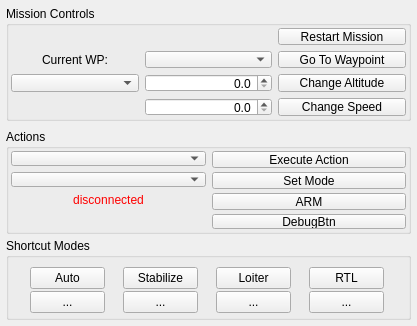
<?xml version="1.0" encoding="UTF-8"?>
<ui version="4.0">
 <class>UASActionsWidget</class>
 <widget class="QWidget" name="UASActionsWidget">
  <property name="geometry">
   <rect>
    <x>0</x>
    <y>0</y>
    <width>417</width>
    <height>326</height>
   </rect>
  </property>
  <property name="windowTitle">
   <string>Form</string>
  </property>
  <layout class="QVBoxLayout" name="verticalLayout">
   <property name="leftMargin">
    <number>6</number>
   </property>
   <property name="topMargin">
    <number>6</number>
   </property>
   <property name="rightMargin">
    <number>6</number>
   </property>
   <property name="bottomMargin">
    <number>6</number>
   </property>
   <item>
    <widget class="QGroupBox" name="missionGroupBox">
     <property name="enabled">
      <bool>true</bool>
     </property>
     <property name="minimumSize">
      <size>
       <width>0</width>
       <height>115</height>
      </size>
     </property>
     <property name="maximumSize">
      <size>
       <width>16777215</width>
       <height>125</height>
      </size>
     </property>
     <property name="title">
      <string>Mission Controls</string>
     </property>
     <layout class="QHBoxLayout" name="horizontalLayout">
      <property name="leftMargin">
       <number>2</number>
      </property>
      <property name="topMargin">
       <number>2</number>
      </property>
      <property name="rightMargin">
       <number>2</number>
      </property>
      <property name="bottomMargin">
       <number>2</number>
      </property>
      <item>
       <layout class="QGridLayout" name="gridLayout">
        <property name="sizeConstraint">
         <enum>QLayout::SetMaximumSize</enum>
        </property>
        <item row="0" column="2">
         <widget class="QPushButton" name="restartMissionButton">
          <property name="minimumSize">
           <size>
            <width>0</width>
            <height>17</height>
           </size>
          </property>
          <property name="text">
           <string>Restart Mission</string>
          </property>
         </widget>
        </item>
        <item row="2" column="0">
         <widget class="QComboBox" name="altitudeTypeComboBox">
          <property name="minimumSize">
           <size>
            <width>0</width>
            <height>14</height>
           </size>
          </property>
         </widget>
        </item>
        <item row="2" column="1">
         <widget class="QDoubleSpinBox" name="altitudeDoubleSpinBox">
          <property name="alignment">
           <set>Qt::AlignRight|Qt::AlignTrailing|Qt::AlignVCenter</set>
          </property>
          <property name="decimals">
           <number>1</number>
          </property>
          <property name="maximum">
           <double>1000.000000000000000</double>
          </property>
         </widget>
        </item>
        <item row="2" column="2">
         <widget class="QPushButton" name="changeAltitudeButton">
          <property name="minimumSize">
           <size>
            <width>0</width>
            <height>17</height>
           </size>
          </property>
          <property name="text">
           <string>Change Altitude</string>
          </property>
         </widget>
        </item>
        <item row="3" column="1">
         <widget class="QDoubleSpinBox" name="speedDoubleSpinBox">
          <property name="alignment">
           <set>Qt::AlignRight|Qt::AlignTrailing|Qt::AlignVCenter</set>
          </property>
          <property name="decimals">
           <number>1</number>
          </property>
         </widget>
        </item>
        <item row="3" column="2">
         <widget class="QPushButton" name="changeSpeedButton">
          <property name="minimumSize">
           <size>
            <width>0</width>
            <height>17</height>
           </size>
          </property>
          <property name="text">
           <string>Change Speed</string>
          </property>
         </widget>
        </item>
        <item row="1" column="1">
         <widget class="QComboBox" name="waypointListComboBox">
          <property name="minimumSize">
           <size>
            <width>0</width>
            <height>14</height>
           </size>
          </property>
         </widget>
        </item>
        <item row="1" column="2">
         <widget class="QPushButton" name="goToWaypointButton">
          <property name="minimumSize">
           <size>
            <width>0</width>
            <height>17</height>
           </size>
          </property>
          <property name="text">
           <string>Go To Waypoint</string>
          </property>
         </widget>
        </item>
        <item row="1" column="0">
         <widget class="QLabel" name="currentWaypointLabel">
          <property name="minimumSize">
           <size>
            <width>0</width>
            <height>17</height>
           </size>
          </property>
          <property name="text">
           <string>Current WP:</string>
          </property>
          <property name="alignment">
           <set>Qt::AlignCenter</set>
          </property>
         </widget>
        </item>
       </layout>
      </item>
     </layout>
    </widget>
   </item>
   <item>
    <widget class="QGroupBox" name="actionsGroupBox">
     <property name="enabled">
      <bool>true</bool>
     </property>
     <property name="sizePolicy">
      <sizepolicy hsizetype="Preferred" vsizetype="Minimum">
       <horstretch>0</horstretch>
       <verstretch>0</verstretch>
      </sizepolicy>
     </property>
     <property name="minimumSize">
      <size>
       <width>0</width>
       <height>105</height>
      </size>
     </property>
     <property name="maximumSize">
      <size>
       <width>16777215</width>
       <height>100</height>
      </size>
     </property>
     <property name="title">
      <string>Actions</string>
     </property>
     <layout class="QHBoxLayout" name="horizontalLayout_2">
      <property name="leftMargin">
       <number>2</number>
      </property>
      <property name="topMargin">
       <number>2</number>
      </property>
      <property name="rightMargin">
       <number>2</number>
      </property>
      <property name="bottomMargin">
       <number>2</number>
      </property>
      <item>
       <layout class="QGridLayout" name="gridLayout_2">
        <item row="0" column="0">
         <widget class="QComboBox" name="actionComboBox"/>
        </item>
        <item row="2" column="1">
         <widget class="QPushButton" name="armDisarmButton">
          <property name="minimumSize">
           <size>
            <width>0</width>
            <height>17</height>
           </size>
          </property>
          <property name="maximumSize">
           <size>
            <width>16777215</width>
            <height>30</height>
           </size>
          </property>
          <property name="text">
           <string>ARM</string>
          </property>
         </widget>
        </item>
        <item row="1" column="1">
         <widget class="QPushButton" name="setModeButton">
          <property name="minimumSize">
           <size>
            <width>0</width>
            <height>17</height>
           </size>
          </property>
          <property name="maximumSize">
           <size>
            <width>16777215</width>
            <height>16777215</height>
           </size>
          </property>
          <property name="text">
           <string>Set Mode</string>
          </property>
         </widget>
        </item>
        <item row="0" column="1">
         <widget class="QPushButton" name="exeActionButton">
          <property name="minimumSize">
           <size>
            <width>0</width>
            <height>17</height>
           </size>
          </property>
          <property name="maximumSize">
           <size>
            <width>16777215</width>
            <height>30</height>
           </size>
          </property>
          <property name="text">
           <string>Execute Action</string>
          </property>
         </widget>
        </item>
        <item row="1" column="0">
         <widget class="QComboBox" name="modeComboBox">
          <property name="sizePolicy">
           <sizepolicy hsizetype="Preferred" vsizetype="Fixed">
            <horstretch>0</horstretch>
            <verstretch>0</verstretch>
           </sizepolicy>
          </property>
          <property name="minimumSize">
           <size>
            <width>0</width>
            <height>0</height>
           </size>
          </property>
         </widget>
        </item>
        <item row="2" column="0">
         <widget class="QLabel" name="armedStatuslabel">
          <property name="sizePolicy">
           <sizepolicy hsizetype="Preferred" vsizetype="Minimum">
            <horstretch>0</horstretch>
            <verstretch>0</verstretch>
           </sizepolicy>
          </property>
          <property name="minimumSize">
           <size>
            <width>0</width>
            <height>17</height>
           </size>
          </property>
          <property name="styleSheet">
           <string notr="true">QLabel {
	font: 75 14pt &quot;Lucida Grande&quot;;
}</string>
          </property>
          <property name="text">
           <string>&lt;html&gt;&lt;head/&gt;&lt;body&gt;&lt;p&gt;&lt;span style=&quot; color:#ff0000;&quot;&gt;disconnected&lt;/span&gt;&lt;/p&gt;&lt;/body&gt;&lt;/html&gt;</string>
          </property>
          <property name="alignment">
           <set>Qt::AlignHCenter|Qt::AlignTop</set>
          </property>
         </widget>
        </item>
        <item row="3" column="1">
         <widget class="QPushButton" name="debugBtn">
          <property name="text">
           <string>DebugBtn</string>
          </property>
         </widget>
        </item>
       </layout>
      </item>
     </layout>
    </widget>
   </item>
   <item>
    <widget class="QGroupBox" name="shortcutGroupBox">
     <property name="enabled">
      <bool>true</bool>
     </property>
     <property name="minimumSize">
      <size>
       <width>0</width>
       <height>82</height>
      </size>
     </property>
     <property name="maximumSize">
      <size>
       <width>65000</width>
       <height>96</height>
      </size>
     </property>
     <property name="title">
      <string>Shortcut Modes</string>
     </property>
     <layout class="QGridLayout" name="gridLayout_3">
      <item row="0" column="0">
       <widget class="QPushButton" name="autoModeButton">
        <property name="minimumSize">
         <size>
          <width>75</width>
          <height>22</height>
         </size>
        </property>
        <property name="maximumSize">
         <size>
          <width>75</width>
          <height>30</height>
         </size>
        </property>
        <property name="styleSheet">
         <string notr="true">QPushButton:pressed {
	background-color: rgb(100, 216, 100);
}
</string>
        </property>
        <property name="text">
         <string>Auto</string>
        </property>
        <property name="checkable">
         <bool>true</bool>
        </property>
        <attribute name="buttonGroup">
         <string notr="true">shortcutButtonGroup</string>
        </attribute>
       </widget>
      </item>
      <item row="0" column="1">
       <widget class="QPushButton" name="stabilizeModeButton">
        <property name="minimumSize">
         <size>
          <width>75</width>
          <height>22</height>
         </size>
        </property>
        <property name="maximumSize">
         <size>
          <width>75</width>
          <height>30</height>
         </size>
        </property>
        <property name="styleSheet">
         <string notr="true">QPushButton:pressed {
	background-color: rgb(100, 216, 100);
}
</string>
        </property>
        <property name="text">
         <string>Stabilize</string>
        </property>
        <property name="shortcut">
         <string>Meta+Shift+S</string>
        </property>
        <property name="checkable">
         <bool>true</bool>
        </property>
        <attribute name="buttonGroup">
         <string notr="true">shortcutButtonGroup</string>
        </attribute>
       </widget>
      </item>
      <item row="0" column="2">
       <widget class="QPushButton" name="loiterModeButton">
        <property name="minimumSize">
         <size>
          <width>75</width>
          <height>22</height>
         </size>
        </property>
        <property name="maximumSize">
         <size>
          <width>75</width>
          <height>30</height>
         </size>
        </property>
        <property name="styleSheet">
         <string notr="true">QPushButton:pressed {
	background-color: rgb(100, 216, 100);
}


</string>
        </property>
        <property name="text">
         <string>Loiter</string>
        </property>
        <property name="shortcut">
         <string>Meta+Shift+L</string>
        </property>
        <property name="checkable">
         <bool>true</bool>
        </property>
        <attribute name="buttonGroup">
         <string notr="true">shortcutButtonGroup</string>
        </attribute>
       </widget>
      </item>
      <item row="0" column="3">
       <widget class="QPushButton" name="rtlModeButton">
        <property name="minimumSize">
         <size>
          <width>75</width>
          <height>22</height>
         </size>
        </property>
        <property name="maximumSize">
         <size>
          <width>75</width>
          <height>30</height>
         </size>
        </property>
        <property name="styleSheet">
         <string notr="true">QPushButton:pressed {
	background-color: rgb(100, 216, 100);
}

</string>
        </property>
        <property name="text">
         <string>RTL</string>
        </property>
        <property name="shortcut">
         <string>Meta+Shift+R</string>
        </property>
        <property name="checkable">
         <bool>true</bool>
        </property>
        <attribute name="buttonGroup">
         <string notr="true">shortcutButtonGroup</string>
        </attribute>
       </widget>
      </item>
      <item row="1" column="0">
       <widget class="QPushButton" name="opt1ModeButton">
        <property name="minimumSize">
         <size>
          <width>75</width>
          <height>22</height>
         </size>
        </property>
        <property name="maximumSize">
         <size>
          <width>75</width>
          <height>30</height>
         </size>
        </property>
        <property name="styleSheet">
         <string notr="true">QPushButton:pressed {
	background-color: rgb(100, 216, 100);
}
</string>
        </property>
        <property name="text">
         <string>...</string>
        </property>
        <property name="checkable">
         <bool>true</bool>
        </property>
        <attribute name="buttonGroup">
         <string notr="true">shortcutButtonGroup</string>
        </attribute>
       </widget>
      </item>
      <item row="1" column="1">
       <widget class="QPushButton" name="opt2ModeButton">
        <property name="minimumSize">
         <size>
          <width>75</width>
          <height>22</height>
         </size>
        </property>
        <property name="maximumSize">
         <size>
          <width>75</width>
          <height>30</height>
         </size>
        </property>
        <property name="styleSheet">
         <string notr="true">QPushButton:pressed {
	background-color: rgb(100, 216, 100);
}</string>
        </property>
        <property name="text">
         <string>...</string>
        </property>
        <property name="checkable">
         <bool>true</bool>
        </property>
        <attribute name="buttonGroup">
         <string notr="true">shortcutButtonGroup</string>
        </attribute>
       </widget>
      </item>
      <item row="1" column="2">
       <widget class="QPushButton" name="opt3ModeButton">
        <property name="minimumSize">
         <size>
          <width>75</width>
          <height>22</height>
         </size>
        </property>
        <property name="maximumSize">
         <size>
          <width>75</width>
          <height>30</height>
         </size>
        </property>
        <property name="styleSheet">
         <string notr="true">QPushButton:pressed {
	background-color: rgb(100, 216, 100);
}
</string>
        </property>
        <property name="text">
         <string>...</string>
        </property>
        <property name="checkable">
         <bool>true</bool>
        </property>
        <attribute name="buttonGroup">
         <string notr="true">shortcutButtonGroup</string>
        </attribute>
       </widget>
      </item>
      <item row="1" column="3">
       <widget class="QPushButton" name="opt4ModeButton">
        <property name="minimumSize">
         <size>
          <width>75</width>
          <height>22</height>
         </size>
        </property>
        <property name="maximumSize">
         <size>
          <width>75</width>
          <height>30</height>
         </size>
        </property>
        <property name="styleSheet">
         <string notr="true">QPushButton:pressed {
	background-color: rgb(100, 216, 100);
}
</string>
        </property>
        <property name="text">
         <string>...</string>
        </property>
        <property name="checkable">
         <bool>true</bool>
        </property>
        <attribute name="buttonGroup">
         <string notr="true">shortcutButtonGroup</string>
        </attribute>
       </widget>
      </item>
     </layout>
    </widget>
   </item>
  </layout>
 </widget>
 <resources/>
 <connections/>
 <buttongroups>
  <buttongroup name="shortcutButtonGroup"/>
 </buttongroups>
</ui>
